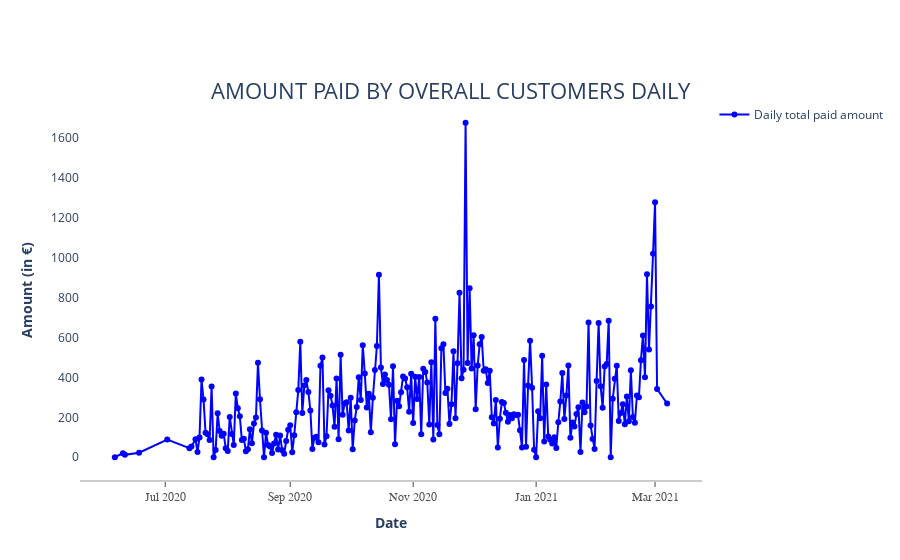

Write notebook code for a chart like this one.
### Code cell
# Figure 8 

# Amount paid by customers on a daily basis

amount_paid_perday = go.Figure()


amount_paid_perday.add_trace(go.Scatter(x=visits_trend.index , y=visits_trend.amount_paid, 
                        mode='lines+markers', name='Daily total paid amount', 
                        line=dict(color='blue', width=2)))


amount_paid_perday.update_layout( title='AMOUNT PAID BY OVERALL CUSTOMERS DAILY', title_font={'size':22}, title_x=0.5 , title_y = 0.85,
                                       xaxis_title='<b> Date </b>', yaxis_title='<b> Amount (in €) </b>', 
                                       xaxis=dict(showline=True, showgrid=False, showticklabels=True, linecolor='rgb(204, 204, 204)', 
                                                  linewidth=2, ticks='outside', tickfont=dict( family='Arial', size=12, 
                                                                                              color='rgb(82, 82, 82)')),
                                       autosize=True, margin=dict(autoexpand=True), showlegend=True, plot_bgcolor='white')


amount_paid_perday.show()

### Figure 1 — Plotly figure (JSON) as saved in the notebook; plotly's stock layout.template omitted (floating-point values rounded to 4 significant figures; data arrays with more than 128 entries replaced by an {"elided": "..."} marker saying what was removed)
{"data": [{"name": "Daily total paid amount", "mode": "lines+markers", "y": {"elided": "238 float values"}, "x": {"elided": "238 str values"}, "line": {"color": "blue", "width": 2}, "type": "scatter"}], "layout": {"autosize": true, "xaxis": {"tickfont": {"color": "rgb(82, 82, 82)", "family": "Arial", "size": 12}, "showticklabels": true, "title": {"text": "<b> Date </b>"}, "ticks": "outside", "showgrid": false, "linecolor": "rgb(204, 204, 204)", "showline": true, "linewidth": 2}, "title": {"y": 0.85, "text": "AMOUNT PAID BY OVERALL CUSTOMERS DAILY", "font": {"size": 22}, "x": 0.5}, "plot_bgcolor": "white", "yaxis": {"title": {"text": "<b> Amount (in €) </b>"}}, "showlegend": true, "margin": {"autoexpand": true}}}
